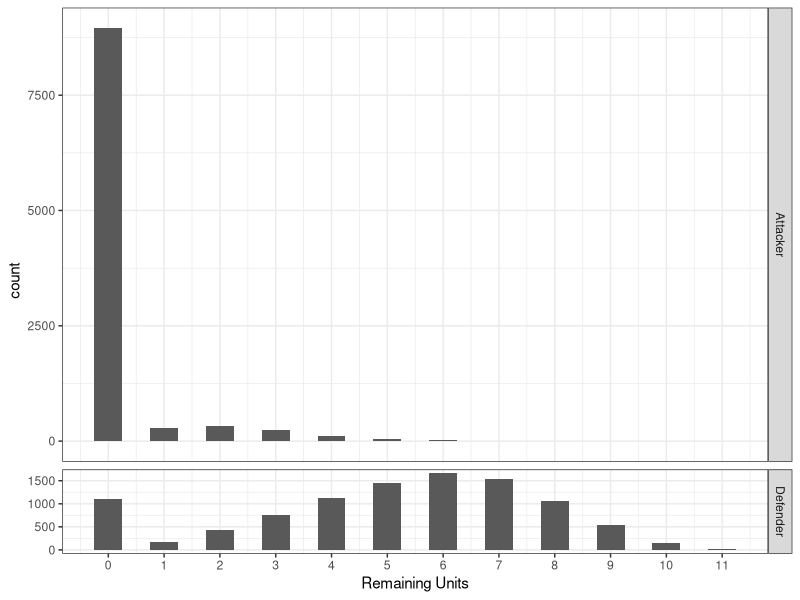
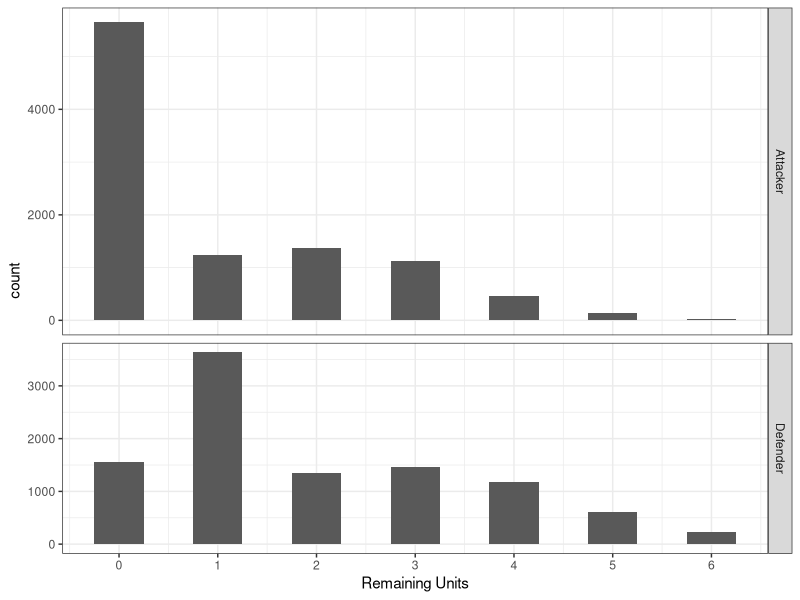

Recreate these plots in R, in order.


battle <-
  function(
    #air/land
    Ainf = 0,
    Aart = 0,
    Atnk = 0,
    Afig = 0,
    Abom = 0,
    
    #sea
    Absh = 0,
    Acrs = 0,
    Ades = 0,
    Asub = 0,
    Acar = 0,
    
    #amphibious
    Absh_bbard = 0,
    Acrs_bbard = 0,
    
    #attacker sacrifice planes to take land
    sacrifice.planes = T,
    
    
    Dinf = 0,
    Dart = 0,
    Dtnk = 0,
    Dfig = 0,
    Dbom = 0,
    Daa = 0,
    
    Dbsh = 0,
    Dcrs = 0,
    Ddes = 0,
    Dsub = 0,
    Dcar = 0,
    
    niter = 10000
  ){
    
  require(ggplot2)

  res <- character()
  rd <- numeric(0)
  ra <- numeric(0)
    
  for(i in 1:niter){
    
    #resets unit counts each iter
    ainf <- Ainf
    aart <- Aart
    atnk <- Atnk
    afig <- Afig
    abom <- Abom
    
    absh = Absh
    abshp = Absh*2
    acrs = Acrs
    ades = Ades
    asub = Asub
    acar = Acar
    
    absh_bbard = Absh_bbard
    acrs_bbard = Acrs_bbard
    
    dinf <- Dinf
    dart <- Dart
    dtnk <- Dtnk
    dfig <- Dfig
    dbom <- Dbom
    daa <- Daa
    
    dbsh = Dbsh
    dbshp = Dbsh*2
    dcrs = Dcrs
    ddes = Ddes
    dsub = Dsub
    dcar = Dcar
    
    
    #bombardments at beginning of combat
    bbhits <- rbinom(1, absh_bbard, 4/6) + rbinom(1, acrs_bbard, 3/6)
    
    
    #antiaircraft roll at beginning of combat
    if(afig + abom <= 3*daa){
      aahits <- rbinom(1, afig + abom, 1/6)
    }else{
        aahits <- rbinom(1, 3*daa, 1/6)
    }
    
    if(afig <= aahits){
      aahits <- aahits - afig
      afig <-0
    }else{
        afig <- afig - aahits
        aahits <- 0
    }
    
    if(abom <= aahits){
      abom <-0
    }else{
        abom <- abom - aahits
    }
    
    
    na <- ainf + aart + atnk + afig + abom + absh + acrs + ades + asub + acar
    nd <- dinf + dart + dtnk + dfig + dbom  + dbsh + dcrs + ddes + dsub + dcar + daa
    
    #repeat rounds until at least one player has 0 units
    while( (na > 0) & (nd > 0)){
      
      
      #pair infantry up with artillery each round
      ainf_nonart <- 0
      ainf_art <- 0
      
      if(aart >= ainf){
        ainf_art <- ainf
        ainf_nonart <- 0
      }
      if(aart < ainf){
        ainf_art <- aart
        ainf_nonart <- abs(ainf - aart)
      }
      
      
      
      #sneak attack
      if((ddes ==0)&(asub > 0)){
        ashits <- rbinom(1, asub, 2/6)
        
        #take hit on battleship first if it has hitpoints available
        while((dbshp > dbsh)&(ashits>0)){
          dbshp <- dbshp - 1
          ashits <- ashits -1
        }
        while((dsub > 0)&(ashits>0)){
          dsub <- dsub - 1
          ashits <- ashits -1
        }
        while((dcrs > 0)&(ashits>0)){
          dcrs <- dcrs - 1
          ashits <- ashits -1
        }
        while((dcar > 0)&(ashits>0)){
          dcar <- dcar - 1
          ashits <- ashits -1
        }
        while((dbshp > 0)&(ashits>0)){
          dbsh <- dbsh - 1
          dbshp <- dbshp - 1
          ashits <- ashits -1
        }
      }
      
      
      if((ades ==0)&(dsub > 0)){
        dshits <- rbinom(1, dsub, 1/6)
        
        while((abshp > absh)&(dshits>0)){
          abshp <- abshp - 1
          dshits <- dshits -1
        }
        while((asub > 0)&(dshits>0)){
          asub <- asub - 1
          dshits <- dshits -1
        }
        while((acrs > 0)&(dshits>0)){
          acrs <- acrs - 1
          dshits <- dshits -1
        }
        while((acar > 0)&(dshits>0)){
          acar <- acar - 1
          dshits <- dshits -1
        }
        while((abshp > 0)&(dshits>0)){
          absh <- absh - 1
          abshp <- abshp - 1
          dshits <- dshits -1
        }
        }
        
      
      ahits <- 
        rbinom(1, ainf_nonart, 1/6) + 
        rbinom(1, ainf_art, 2/6) + 
        rbinom(1, aart, 2/6) + 
        rbinom(1, atnk, 3/6) + 
        rbinom(1, afig, 3/6) +
        rbinom(1, abom, 4/6) +
        bbhits 
      
      aseahits <-
        rbinom(1, ades, 2/6)+
        rbinom(1, acrs, 3/6)+
        rbinom(1, acar, 1/6)+
        rbinom(1, absh, 4/6)
        
      #subs attack in this phase if destroyers present
      if(ddes > 0){
        asubhits <- rbinom(1, asub, 2/6)
      }else{asubhits <- 0}
        
      #set bombard hits to 0 for remaining rounds
      bbhits <- 0
      
      dhits <- 
        rbinom(1, dinf, 2/6) + 
        rbinom(1, dart, 2/6) + 
        rbinom(1, dtnk, 3/6) + 
        rbinom(1, dfig, 4/6) +
        rbinom(1, dbom, 1/6) 
      
      dseahits <-
        rbinom(1, ddes, 2/6)+
        rbinom(1, dcrs, 3/6)+
        rbinom(1, dcar, 2/6)+
        rbinom(1, dbsh, 4/6)
      
      
      if(ades > 0){
        dsubhits <- rbinom(1, dsub, 1/6)
      }else{dsubhits <- 0}
      
      
      #defender takes losses
      
      #destroy AA first if necessary to preserve another unit to hold territory
      if(ahits == nd - daa){
        while((daa > 0)&(ahits>0)){
          daa <- daa - 1
          ahits <- ahits -1
        }
      }
      while((dinf > 0)&(ahits>0)){
        dinf <- dinf - 1
        ahits <- ahits -1
      }
      
      while((dart > 0)&(ahits>0)){
        dart <- dart - 1
        ahits <- ahits -1
      }
      
      while((daa > 0)&(ahits>0)){
        daa <- daa - 1
        ahits <- ahits -1
      }
      
      while((dtnk > 0)&(ahits>0)){
        dtnk <- dtnk - 1
        ahits <- ahits -1
      }
      
      
      while((dbshp > dbsh)&(asubhits > 0)){
        dbshp <- dbshp - 1
        asubhits <- asubhits - 1
      }
      while((dbshp > dbsh)&(aseahits > 0)){
        dbshp <- dbshp - 1
        aseahits <- aseahits - 1
      }
      while((dbshp > dbsh)&(ahits > 0)){
        dbshp <- dbshp - 1
        ahits <- ahits - 1
      }
      
      
      while((dsub > 0)&(asubhits > 0)){
        dsub <- dsub - 1
        asubhits <- asubhits - 1
      }
      while((dsub > 0)&(aseahits > 0)){
        dsub <- dsub - 1
        aseahits <- aseahits - 1
      }
      if(ades > 0){
        while((dsub > 0)&(ahits > 0)){
          dsub <- dsub - 1
          ahits <- ahits - 1
        }
      }
      
      
      while((ddes > 0)&(asubhits > 0)){
        ddes <- ddes - 1
        asubhits <- asubhits - 1
      }
      while((ddes > 0)&(aseahits > 0)){
        ddes <- ddes - 1
        aseahits <- aseahits - 1
      }
      while((ddes > 0)&(ahits > 0)){
        ddes <- ddes - 1
        ahits <- ahits - 1
      }
      
      
      while((dfig > 0)&(aseahits>0)){
        dfig <- dfig - 1
        aseahits <- aseahits -1
      }
      while((dfig > 0)&(ahits>0)){
        dfig <- dfig - 1
        ahits <- ahits -1
      }
      
      while((dbom > 0)&(ahits>0)){
        dbom <- dbom - 1
        ahits <- ahits -1
      }
      
      while((dcrs > 0)&(asubhits > 0)){
        dcrs <- dcrs - 1
        asubhits <- asubhits - 1
      }
      while((dcrs > 0)&(aseahits > 0)){
        dcrs <- dcrs - 1
        aseahits <- aseahits - 1
      }
      while((dcrs > 0)&(ahits > 0)){
        dcrs <- dcrs - 1
        ahits <- ahits - 1
      }
      
      
      while((dcar > 0)&(asubhits > 0)){
        dcar <- dcar - 1
        asubhits <- asubhits - 1
      }
      while((dcar > 0)&(aseahits > 0)){
        dcar <- dcar - 1
        aseahits <- aseahits - 1
      }
      while((dcar > 0)&(ahits > 0)){
        dcar <- dcar - 1
        ahits <- ahits - 1
      }
      
      
      while((dbshp > 0)&(asubhits>0)){
        dbsh <- dbsh - 1
        dbshp <- dbshp - 1
        asubhits <- asubhits -1
      }
      while((dbshp > 0)&(aseahits>0)){
        dbsh <- dbsh - 1
        dbshp <- dbshp - 1
        aseahits <- aseahits -1
      }
      while((dbshp > 0)&(ahits>0)){
        dbsh <- dbsh - 1
        dbshp <- dbshp - 1
        ahits <- ahits -1
      }
      
      
      
      #attacker takes losses
      
      #remove land units until 1 remains, then begin removing planes
      if(sacrifice.planes & (dhits >= ainf + aart + atnk) & (dhits < na)){
        while((ainf + aart + atnk > 1)&(ainf > 0)&(dhits>0)){
          ainf <- ainf - 1
          dhits <- dhits -1
        }
        while((ainf + aart + atnk > 1)&(aart > 0)&(dhits>0)){
          aart <- aart - 1
          dhits <- dhits -1
        }
        while((ainf + aart + atnk > 1)&(atnk > 0)&(dhits>0)){
          atnk <- atnk - 1
          dhits <- dhits -1
        }
        while((afig > 0)&(dhits>0)){
          afig <- afig - 1
          dhits <- dhits -1
        }
        while((abom > 0)&(dhits>0)){
          abom <- abom - 1
          dhits <- dhits -1
        }
      }
      
      while((ainf > 0)&(dhits>0)){
        ainf <- ainf - 1
        dhits <- dhits -1
      }
      while((aart > 0)&(dhits>0)){
        aart <- aart - 1
        dhits <- dhits -1
      }
      while((atnk > 0)&(dhits>0)){
        atnk <- atnk - 1
        dhits <- dhits -1
      }
      
      
      while((abshp > absh)&(dsubhits > 0)){
        abshp <- abshp - 1
        dsubhits <- dsubhits - 1
      }
      while((abshp > absh)&(dseahits > 0)){
        abshp <- abshp - 1
        dseahits <- dseahits - 1
      }
      while((abshp > absh)&(dhits > 0)){
        abshp <- abshp - 1
        dhits <- dhits - 1
      }
      
      
      while((asub > 0)&(dsubhits > 0)){
        asub <- asub - 1
        dsubhits <- dsubhits - 1
      }
      while((asub > 0)&(dseahits > 0)){
        asub <- asub - 1
        dseahits <- dseahits - 1
      }
      if(ddes > 0){
        while((asub > 0)&(dhits > 0)){
          asub <- asub - 1
          dhits <- dhits - 1
        }
      }
      
      
      while((ades > 0)&(dsubhits > 0)){
        ades <- ades - 1
        dsubhits <- dsubhits - 1
      }
      while((ades > 0)&(dseahits > 0)){
        ades <- ades - 1
        dseahits <- dseahits - 1
      }
      while((ades > 0)&(dhits > 0)){
        ades <- ades - 1
        dhits <- dhits - 1
      }
      
      
      while((afig > 0)&(dseahits>0)){
        afig <- afig - 1
        dseahits <- dseahits -1
      }
      while((afig > 0)&(dhits>0)){
        afig <- afig - 1
        dhits <- dhits -1
      }
      
      
      while((acrs > 0)&(dsubhits > 0)){
        acrs <- acrs - 1
        dsubhits <- dsubhits - 1
      }
      while((acrs > 0)&(dseahits > 0)){
        acrs <- acrs - 1
        dseahits <- dseahits - 1
      }
      while((acrs > 0)&(dhits > 0)){
        acrs <- acrs - 1
        dhits <- dhits - 1
      }
      
      
      while((abom > 0)&(dseahits>0)){
        abom <- abom - 1
        dseahits <- dseahits -1
      }
      while((abom > 0)&(dhits>0)){
        abom <- abom - 1
        dhits <- dhits -1
      }
      
      
      while((acar > 0)&(dsubhits > 0)){
        acar <- acar - 1
        dsubhits <- dsubhits - 1
      }
      while((acar > 0)&(dseahits > 0)){
        acar <- acar - 1
        dseahits <- dseahits - 1
      }
      while((acar > 0)&(dhits > 0)){
        acar <- acar - 1
        dhits <- dhits - 1
      }

      
      while((abshp > 0)&(dsubhits>0)){
        absh <- absh - 1
        abshp <- abshp - 1
        dsubhits <- dsubhits -1
      }
      while((abshp > 0)&(dseahits>0)){
        absh <- absh - 1
        abshp <- abshp - 1
        dseahits <- dseahits -1
      }
      while((abshp > 0)&(dhits>0)){
        absh <- absh - 1
        abshp <- abshp - 1
        dhits <- dhits -1
      }
      
      
      
      na <- ainf + aart + atnk + afig + abom + absh + acrs + ades + asub + acar
      nd <- dinf + dart + dtnk + dfig + dbom  + dbsh + dcrs + ddes + dsub + dcar + daa
      
      #AA gun cannot hold territory
      if(nd == daa){nd <- 0}
      
      #break if only planes/subs remain
      if(((na == asub)&(nd == dfig + dbom))|((nd == dsub)&(na == afig + abom))){
        break()
      }
    }
    
    if((nd==0)&(ainf + aart + atnk + absh + asub + acrs + acar + ades >0)){res <- c(res, 'A wins')}
    if((nd>0)&(na==0)){res <- c(res, 'D wins')}
    if((nd == 0)&(na <= afig + abom)){res <- c(res, 'D holds')}
    if((nd>0)&(na>0)){res <- c(res, 'stalemate')}
    
    rd <- c(rd, nd)
    ra <- c(ra, na)
    
  }
  
  x<- (round(table(res)/100,1))
  print(x)
  

  
  cat('\nAttacker Units Remaining (% prob >=)\n')
  x<-rev(round(cumsum(rev(table(ra)/length(res)*100)),1))
  print(x)
  
  cat('\nDefender Units Remaining (% prob >=)\n')
  x<-rev(round(cumsum(rev(table(rd)/length(res)*100)),1))
  print(x)
  
  
  df <- data.frame(side = c(rep('Attacker',length(ra)), rep('Defender',length(rd))) , remain = c(ra,rd))
  
  p<-
    ggplot(data=df)+
    geom_histogram(aes(x=remain),binwidth = .5, bins = max(df$remain))+
    scale_x_continuous(breaks=0:max(df$remain))+
    xlab('Remaining Units')+
    facet_grid(side~ ., scales = 'free_y',space = 'free_y')+
    theme_bw()
  
  return(p)
  }


#land/air
battle(
  Ainf = 6,
  Aart = 0,
  Atnk = 1,
  Afig = 0,
  Abom = 1,
  
  #amphibious
  Absh_bbard = 1,
  Acrs_bbard = 1,
  
  #attacker sacrifice planes to take land
  sacrifice.planes = T,
  
  Dinf = 6,
  Dart = 0,
  Dtnk = 0,
  Dfig = 2,
  Dbom = 2,
  Daa = 1
)



#sea
battle(  
  Absh = 0,
  Acrs = 0,
  Ades = 0,
  Asub = 2,
  Acar = 0,
  Afig = 4,
  Abom =0,
  sacrifice.planes = F,
  
  Dbsh = 1,
  Dcrs = 0,
  Ddes = 2, 
  Dsub = 1,
  Dcar = 1,
  Dfig = 1
)


